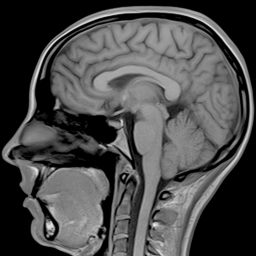
#> input picture images/head.png, 256 x 256 px
$ jupyter execute FourierTransform.ipynb
#> lines starting #> are read from the running program, lines starting #| are printed output that depends on the picture; after the words box and inside, x2 and y2 are one past the last pixel; in counts of white or black regions, pixels touching at a corner belong together
<a href="https://colab.research.google.com/github/myconcordia/COMP478/blob/main/FourierTransform.ipynb" target="_parent"></a>

**Import Python modules**

[cell 1]
import numpy as np
import cv2
import matplotlib.pyplot as plt
from google.colab.patches import cv2_imshow

[cell 2]
# create a black image with a white dot
img = np.zeros((256, 256), dtype=np.uint8)
img[128, 128] = 255

# Apply Fourier transform
dft = cv2.dft(np.float32(img), flags=cv2.DFT_COMPLEX_OUTPUT)
dft_shift = np.fft.fftshift(dft)

# Calculate the magnitude and phase spectrum
magnitude_spectrum = 20 * np.log(cv2.magnitude(dft_shift[:, :, 0], dft_shift[:, :, 1]))
phase_spectrum = np.angle(dft_shift[:, :, 0] + 1j*dft_shift[:, :, 1])

# Plot the input image, magnitude and phase spectrum
fig, axs = plt.subplots(1, 3, figsize=(10, 10))
plt.subplot(131), plt.imshow(img, cmap='gray'), plt.title('Input Image'), plt.xticks([]), plt.yticks([])
plt.subplot(132), plt.imshow(magnitude_spectrum, cmap='gray'), plt.title('Magnitude Spectrum'), plt.xticks([]), plt.yticks([])
plt.subplot(133), plt.imshow(phase_spectrum, cmap='gray'), plt.title('Phase Spectrum'), plt.xticks([]), plt.yticks([])
plt.tight_layout(pad=1)
plt.show()

[cell 3]
# Create a black image
img = np.zeros((512, 512), dtype=np.uint8)

# Draw one white circle in the center
radius = 10
center_coordinates = (255, 256)
cv2.circle(img, center_coordinates, radius, 255, thickness=-1)
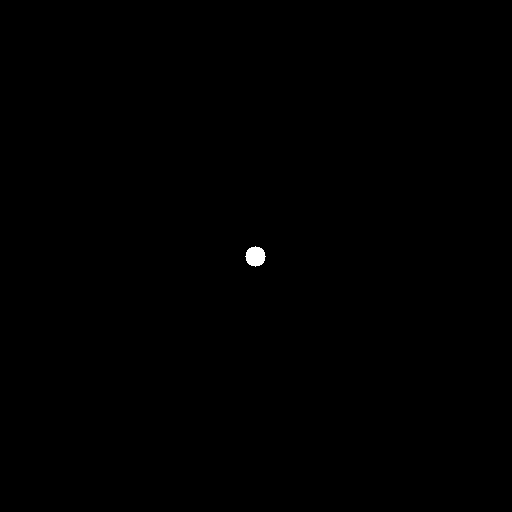
#> img: shape (512, 512); 0.12% white; 1 white region, box (x1, y1, x2, y2) and area: (245, 246, 266, 267) 317

# Apply Fourier transform
dft = cv2.dft(np.float32(img), flags=cv2.DFT_COMPLEX_OUTPUT)
dft_shift = np.fft.fftshift(dft)

# Calculate the magnitude and phase spectrum
magnitude_spectrum = 20 * np.log(cv2.magnitude(dft_shift[:, :, 0], dft_shift[:, :, 1]))
phase_spectrum = np.angle(dft_shift[:, :, 0] + 1j*dft_shift[:, :, 1])

# Plot the input image, magnitude and phase spectrum
fig, axs = plt.subplots(1, 3, figsize=(10, 10))
plt.subplot(131), plt.imshow(img, cmap='gray'), plt.title('Input Image'), plt.xticks([]), plt.yticks([])
plt.subplot(132), plt.imshow(magnitude_spectrum, cmap='gray'), plt.title('Magnitude Spectrum'), plt.xticks([]), plt.yticks([])
plt.subplot(133), plt.imshow(phase_spectrum, cmap='gray'), plt.title('Phase Spectrum'), plt.xticks([]), plt.yticks([])
plt.tight_layout(pad=1)
plt.show()

[cell 4]
# create a black image with two white dots
img = np.zeros((256, 256), dtype=np.uint8)
img[128, 108] = 255
img[128, 148] = 255

# Apply Fourier transform
dft = cv2.dft(np.float32(img), flags=cv2.DFT_COMPLEX_OUTPUT)
dft_shift = np.fft.fftshift(dft)

# Calculate the magnitude and phase spectrum
magnitude_spectrum = 20 * np.log(cv2.magnitude(dft_shift[:, :, 0], dft_shift[:, :, 1]))
phase_spectrum = np.angle(dft_shift[:, :, 0] + 1j*dft_shift[:, :, 1])

# Plot the input image, magnitude and phase spectrum
fig, axs = plt.subplots(1, 3, figsize=(10, 10))
plt.subplot(131), plt.imshow(img, cmap='gray'), plt.title('Input Image'), plt.xticks([]), plt.yticks([])
plt.subplot(132), plt.imshow(magnitude_spectrum, cmap='gray'), plt.title('Magnitude Spectrum'), plt.xticks([]), plt.yticks([])
plt.subplot(133), plt.imshow(phase_spectrum, cmap='gray'), plt.title('Phase Spectrum'), plt.xticks([]), plt.yticks([])
plt.tight_layout(pad=1)
plt.show()

[cell 5]
# Create a black image
img = np.zeros((512, 512), dtype=np.uint8)

# Draw two white circles
cv2.circle(img, (250, 256), 10, 255, thickness=-1)
#> img: shape (512, 512); 0.12% white; 1 white region, box (x1, y1, x2, y2) and area: (240, 246, 261, 267) 317
cv2.circle(img, (300, 256), 10, 255, thickness=-1)
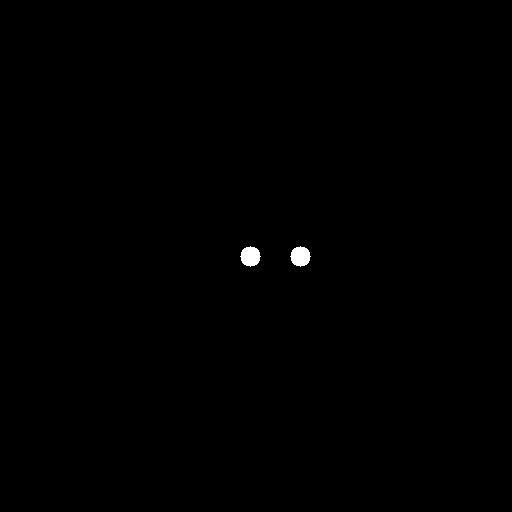
#> img: shape (512, 512); 0.24% white; 2 white regions, box (x1, y1, x2, y2) and area: (240, 246, 261, 267) 317, (290, 246, 311, 267) 317

# Apply Fourier transform
dft = cv2.dft(np.float32(img), flags=cv2.DFT_COMPLEX_OUTPUT)
dft_shift = np.fft.fftshift(dft)

# Calculate the magnitude and phase spectrum
magnitude_spectrum = 20 * np.log(cv2.magnitude(dft_shift[:, :, 0], dft_shift[:, :, 1]))
phase_spectrum = np.angle(dft_shift[:, :, 0] + 1j*dft_shift[:, :, 1])

# Plot the input image, magnitude and phase spectrum
fig, axs = plt.subplots(1, 3, figsize=(10, 10))
plt.subplot(131), plt.imshow(img, cmap='gray'), plt.title('Input Image'), plt.xticks([]), plt.yticks([])
plt.subplot(132), plt.imshow(magnitude_spectrum, cmap='gray'), plt.title('Magnitude Spectrum'), plt.xticks([]), plt.yticks([])
plt.subplot(133), plt.imshow(phase_spectrum, cmap='gray'), plt.title('Phase Spectrum'), plt.xticks([]), plt.yticks([])
plt.tight_layout(pad=1)
plt.show()

In this example, we first create a binary image with a white square on a black background using the **np.zeros()** and **cv2.rectangle()** functions. Then we perform Fourier transform using the **cv2.dft()** function and shift the zero-frequency component to the center of the image using the **np.fft.fftshift()** function. We then calculate the magnitude spectrum of the Fourier transform using the **cv2.magnitude()** function and convert it to a logarithmic scale using the **np.log()** function. Finally, we display the input image and magnitude spectrum.

Note that the magnitude_spectrum matrix contains complex values. You can use **np.real()** and **np.imag()** functions to extract the real and imaginary parts of the Fourier transform respectively.

[cell 6]
# Create a binary image with a white square on a black background
img = np.zeros((512, 512), dtype=np.uint8)
cv2.rectangle(img, (128, 128), (384, 384), 255, thickness=-1)
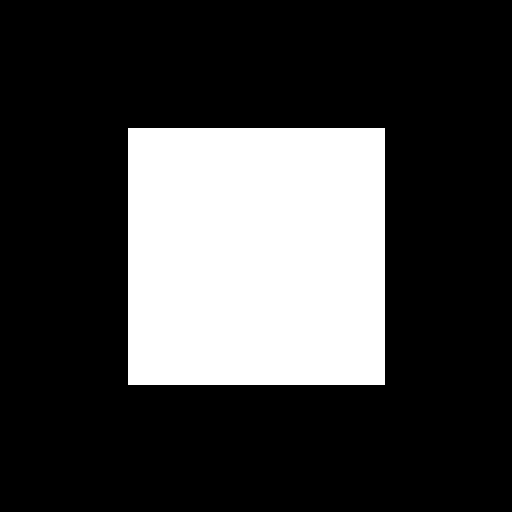
#> img: shape (512, 512); 25.2% white; 1 white region, box (x1, y1, x2, y2) and area: (128, 128, 385, 385) 66049

# Apply Fourier transform
dft = cv2.dft(np.float32(img), flags=cv2.DFT_COMPLEX_OUTPUT)
dft_shift = np.fft.fftshift(dft)

# Calculate the magnitude and phase spectrum
magnitude_spectrum = 20 * np.log(cv2.magnitude(dft_shift[:, :, 0], dft_shift[:, :, 1]))
phase_spectrum = np.angle(dft_shift[:, :, 0] + 1j*dft_shift[:, :, 1])

# Plot the input image, magnitude and phase spectrum
fig, axs = plt.subplots(1, 3, figsize=(10, 10))
plt.subplot(131), plt.imshow(img, cmap='gray'), plt.title('Input Image'), plt.xticks([]), plt.yticks([])
plt.subplot(132), plt.imshow(magnitude_spectrum, cmap='gray'), plt.title('Magnitude Spectrum'), plt.xticks([]), plt.yticks([])
plt.subplot(133), plt.imshow(phase_spectrum, cmap='gray'), plt.title('Phase Spectrum'), plt.xticks([]), plt.yticks([])
plt.tight_layout(pad=1)
plt.show()

In this example, we perform Fourier transform using the **cv2.dft()** function and shift the zero-frequency component to the center of the image using the **np.fft.fftshift()** function. We then calculate the magnitude spectrum of the Fourier transform using the **cv2.magnitude()** function and convert it to a logarithmic scale using the **np.log()** function.

[cell 7]
#Create an image with an edge
#img = np.zeros((512, 512), dtype=np.uint8)
#img[0:511, 256:511] = 255
img[0:511, 0:511] = 255  #white background

# Apply Fourier transform
dft = cv2.dft(np.float32(img), flags=cv2.DFT_COMPLEX_OUTPUT)
dft_shift = np.fft.fftshift(dft)

# Calculate the magnitude and phase spectrum
magnitude_spectrum = 20 * np.log(cv2.magnitude(dft_shift[:, :, 0], dft_shift[:, :, 1]))
phase_spectrum = np.angle(dft_shift[:, :, 0] + 1j*dft_shift[:, :, 1])

# Plot the input image, magnitude and phase spectrum
fig, axs = plt.subplots(1, 3, figsize=(10, 10))
plt.subplot(131), plt.imshow(img, cmap='gray'), plt.title('Input Image'), plt.xticks([]), plt.yticks([])
plt.subplot(132), plt.imshow(magnitude_spectrum, cmap='gray'), plt.title('Magnitude Spectrum'), plt.xticks([]), plt.yticks([])
plt.subplot(133), plt.imshow(phase_spectrum, cmap='gray'), plt.title('Phase Spectrum'), plt.xticks([]), plt.yticks([])
plt.tight_layout(pad=1)
plt.show()
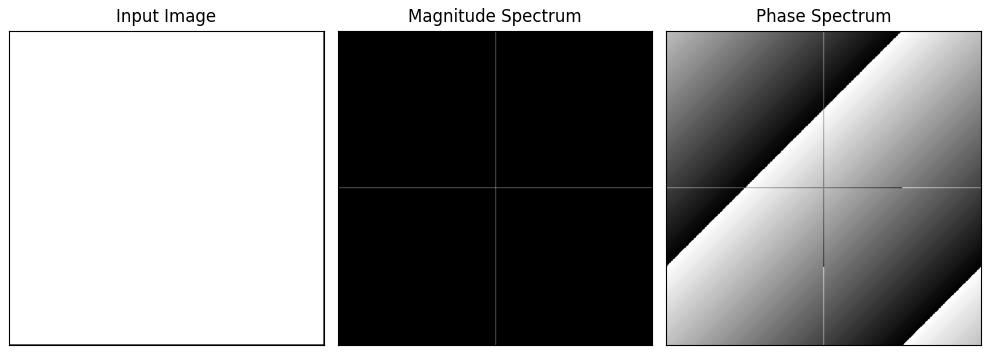
#> figure drawn by matplotlib, 3 panels

[cell 8]
# Create a binary image with a white circle on a black background
img = np.zeros((512, 512), dtype=np.uint8)
cv2.circle(img, (256, 256), 100, 255, thickness=-1)
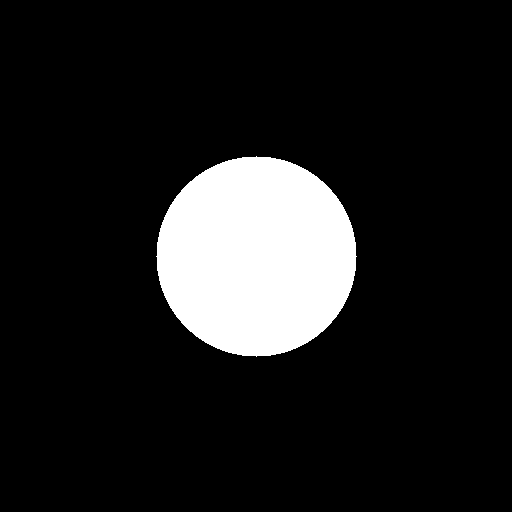
#> img: shape (512, 512); 12% white; 1 white region, box (x1, y1, x2, y2) and area: (156, 156, 357, 357) 31417

# Apply Fourier transform
dft = cv2.dft(np.float32(img), flags=cv2.DFT_COMPLEX_OUTPUT)
dft_shift = np.fft.fftshift(dft)

# Calculate the magnitude and phase spectrum
magnitude_spectrum = 20 * np.log(cv2.magnitude(dft_shift[:, :, 0], dft_shift[:, :, 1]))
phase_spectrum = np.angle(dft_shift[:, :, 0] + 1j*dft_shift[:, :, 1])

# Plot the input image, magnitude and phase spectrum
fig, axs = plt.subplots(1, 3, figsize=(10, 10))
plt.subplot(131), plt.imshow(img, cmap='gray'), plt.title('Input Image'), plt.xticks([]), plt.yticks([])
plt.subplot(132), plt.imshow(magnitude_spectrum, cmap='gray'), plt.title('Magnitude Spectrum'), plt.xticks([]), plt.yticks([])
plt.subplot(133), plt.imshow(phase_spectrum, cmap='gray'), plt.title('Phase Spectrum'), plt.xticks([]), plt.yticks([])
plt.tight_layout(pad=1)
plt.show()

**Fourier Transform of a 2D Sine Wave**

[cell 9]
# Create a horizontal 2D sine wave image
wavelength = 5
amplitude = 100
img = np.zeros((512, 512), dtype=np.uint8)
for i in range(img.shape[0]):
    for j in range(img.shape[1]):
        img[i,j] = amplitude * np.sin(i/wavelength)

# Apply Fourier transform
dft = cv2.dft(np.float32(img), flags=cv2.DFT_COMPLEX_OUTPUT)
dft_shift = np.fft.fftshift(dft)

# Calculate the magnitude and phase spectrum
magnitude_spectrum = 20 * np.log(cv2.magnitude(dft_shift[:, :, 0], dft_shift[:, :, 1]))
phase_spectrum = np.angle(dft_shift[:, :, 0] + 1j*dft_shift[:, :, 1])

# Plot the input image, magnitude and phase spectrum
fig, axs = plt.subplots(1, 3, figsize=(10, 10))
plt.subplot(131), plt.imshow(img, cmap='gray'), plt.title('Input Image'), plt.xticks([]), plt.yticks([])
plt.subplot(132), plt.imshow(magnitude_spectrum, cmap='gray'), plt.title('Magnitude Spectrum'), plt.xticks([]), plt.yticks([])
plt.subplot(133), plt.imshow(phase_spectrum, cmap='gray'), plt.title('Phase Spectrum'), plt.xticks([]), plt.yticks([])
plt.tight_layout(pad=1)
plt.show()

[cell 10]
# Create a vertical 2D sine wave image
wavelength = 5
amplitude = 100
img = np.zeros((512, 512), dtype=np.uint8)
for i in range(img.shape[0]):
    for j in range(img.shape[1]):
        img[i,j] = amplitude * np.sin(j/wavelength)

# Apply Fourier transform
dft = cv2.dft(np.float32(img), flags=cv2.DFT_COMPLEX_OUTPUT)
dft_shift = np.fft.fftshift(dft)

# Calculate the magnitude and phase spectrum
magnitude_spectrum = 20 * np.log(cv2.magnitude(dft_shift[:, :, 0], dft_shift[:, :, 1]))
phase_spectrum = np.angle(dft_shift[:, :, 0] + 1j*dft_shift[:, :, 1])

# Plot the input image, magnitude and phase spectrum
fig, axs = plt.subplots(1, 3, figsize=(10, 10))
plt.subplot(131), plt.imshow(img, cmap='gray'), plt.title('Input Image'), plt.xticks([]), plt.yticks([])
plt.subplot(132), plt.imshow(magnitude_spectrum, cmap='gray'), plt.title('Magnitude Spectrum'), plt.xticks([]), plt.yticks([])
plt.subplot(133), plt.imshow(phase_spectrum, cmap='gray'), plt.title('Phase Spectrum'), plt.xticks([]), plt.yticks([])
plt.tight_layout(pad=1)
plt.show()
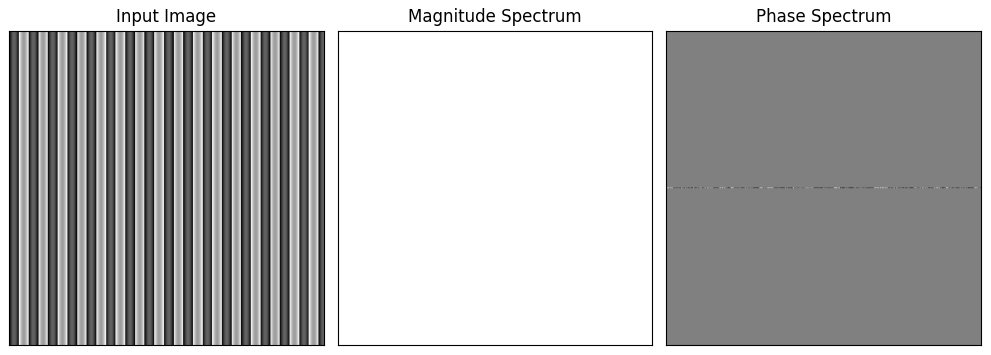
#> figure drawn by matplotlib, 3 panels

[cell 11]
# Create a 2D sine wave image
wavelength = 20
amplitude = 100
img = np.zeros((512, 512), dtype=np.uint8)
for i in range(img.shape[0]):
    for j in range(img.shape[1]):
        img[i,j] = amplitude * np.sin(i/wavelength + j/wavelength)

# Apply Fourier transform
dft = cv2.dft(np.float32(img), flags=cv2.DFT_COMPLEX_OUTPUT)
dft_shift = np.fft.fftshift(dft)

# Calculate the magnitude and phase spectrum
magnitude_spectrum = 20 * np.log(cv2.magnitude(dft_shift[:, :, 0], dft_shift[:, :, 1]))
phase_spectrum = np.angle(dft_shift[:, :, 0] + 1j*dft_shift[:, :, 1])

# Plot the input image, magnitude and phase spectrum
fig, axs = plt.subplots(1, 3, figsize=(10, 10))
plt.subplot(131), plt.imshow(img, cmap='gray'), plt.title('Input Image'), plt.xticks([]), plt.yticks([])
plt.subplot(132), plt.imshow(magnitude_spectrum, cmap='gray'), plt.title('Magnitude Spectrum'), plt.xticks([]), plt.yticks([])
plt.subplot(133), plt.imshow(phase_spectrum, cmap='gray'), plt.title('Phase Spectrum'), plt.xticks([]), plt.yticks([])
plt.tight_layout(pad=1)
plt.show()
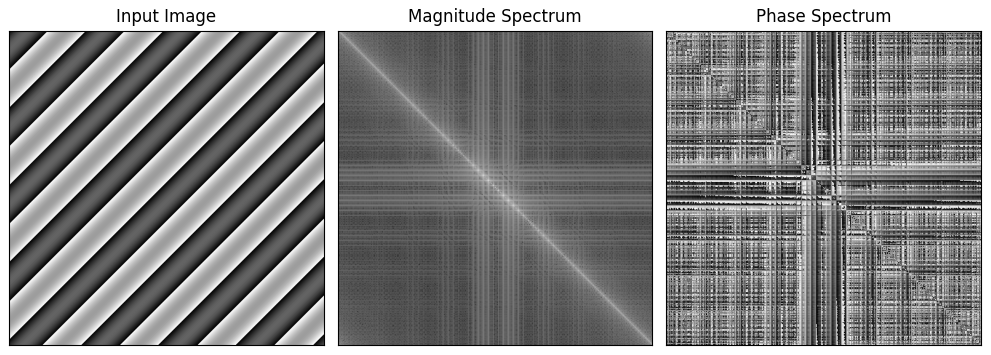
#> figure drawn by matplotlib, 3 panels

[cell 12]
img = np.zeros((256, 256), dtype = np.uint8)
img = cv2.putText(img, 'COMP478', (50,130), cv2.FONT_HERSHEY_DUPLEX, 1, (255,255), 2)

# Apply Fourier transform
dft = cv2.dft(np.float32(img), flags=cv2.DFT_COMPLEX_OUTPUT)
dft_shift = np.fft.fftshift(dft)

# Calculate the magnitude and phase spectrum
magnitude_spectrum = 20 * np.log(cv2.magnitude(dft_shift[:, :, 0], dft_shift[:, :, 1]))
phase_spectrum = np.angle(dft_shift[:, :, 0] + 1j*dft_shift[:, :, 1])

# Plot the input image, magnitude and phase spectrum
fig, axs = plt.subplots(1, 3, figsize=(10, 10))
plt.subplot(131), plt.imshow(img, cmap='gray'), plt.title('Input Image'), plt.xticks([]), plt.yticks([])
plt.subplot(132), plt.imshow(magnitude_spectrum, cmap='gray'), plt.title('Magnitude Spectrum'), plt.xticks([]), plt.yticks([])
plt.subplot(133), plt.imshow(phase_spectrum, cmap='gray'), plt.title('Phase Spectrum'), plt.xticks([]), plt.yticks([])
plt.tight_layout(pad=1)
plt.show()
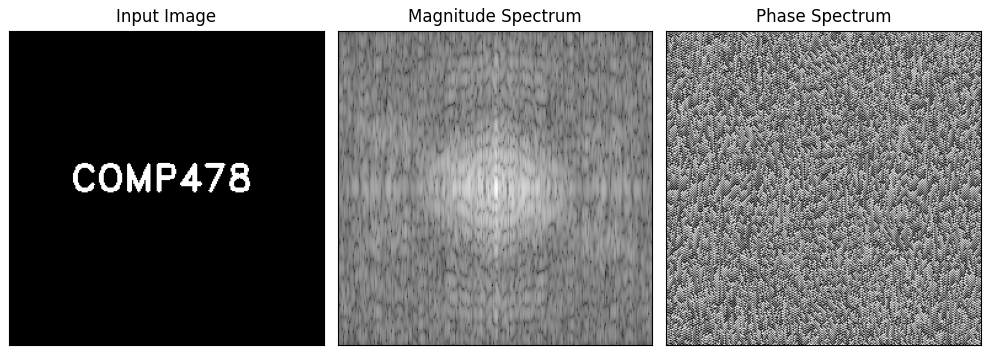
#> figure drawn by matplotlib, 3 panels

[cell 13]
from google.colab import drive
drive.mount('/content/drive')

[cell 14]
# After executing the cell above, Drive
# files will be present in "/content/drive/My Drive".
#Second change your current folder to point working folder My Drive
import os
os.chdir("/content/drive/My Drive/")
os.listdir()

[cell 15]
# Load the input image
img = cv2.imread('./images/head.png', cv2.IMREAD_GRAYSCALE)
#> img is the input picture: shape (256, 256); min 0, max 239, mean 74.8

# Apply Fourier transform
dft = cv2.dft(np.float32(img), flags=cv2.DFT_COMPLEX_OUTPUT)
dft_shift = np.fft.fftshift(dft)

# Calculate the magnitude and phase spectrum
magnitude_spectrum = 20 * np.log(cv2.magnitude(dft_shift[:, :, 0], dft_shift[:, :, 1]))
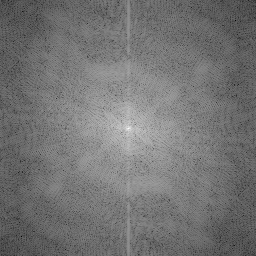
#> magnitude_spectrum: shape (256, 256) float32; min 11.11, max 308.1, mean 146.2; drawn with min black and max white
phase_spectrum = np.angle(dft_shift[:, :, 0] + 1j*dft_shift[:, :, 1])
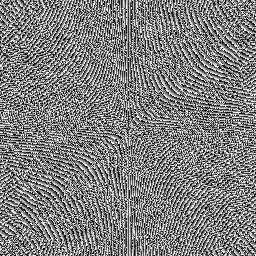
#> phase_spectrum: shape (256, 256) float32; min -3.14, max 3.14, mean -0.00206; drawn with min black and max white

# Plot the input image, magnitude and phase spectrum
fig, axs = plt.subplots(1, 3, figsize=(10, 10))
plt.subplot(131), plt.imshow(img, cmap='gray'), plt.title('Input Image'), plt.xticks([]), plt.yticks([])
plt.subplot(132), plt.imshow(magnitude_spectrum, cmap='gray'), plt.title('Magnitude Spectrum'), plt.xticks([]), plt.yticks([])
plt.subplot(133), plt.imshow(phase_spectrum, cmap='gray'), plt.title('Phase Spectrum'), plt.xticks([]), plt.yticks([])
plt.tight_layout(pad=1)
plt.show()

$ run again, with images/boat.png copied over images/head.png
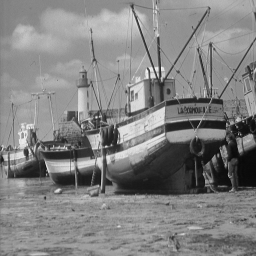
#> input picture images/boat.png, 256 x 256 px
#> img is the input picture: shape (256, 256); min 9, max 243, mean 129.8
#> `phase_spectrum = np.angle(dft_shift[:, :, 0] + 1j*dft_shift[:, :, 1])`:
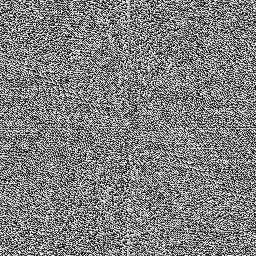
#> phase_spectrum: shape (256, 256) float32; min -3.14, max 3.14, mean 0.000383; drawn with min black and max white
